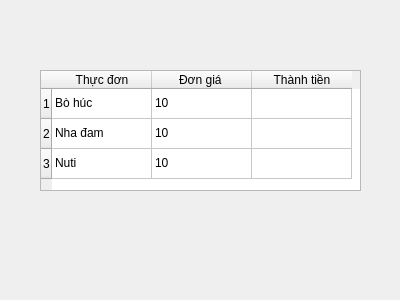
<?xml version="1.0" encoding="UTF-8"?>
<ui version="4.0">
 <class>Dialog</class>
 <widget class="QDialog" name="Dialog">
  <property name="geometry">
   <rect>
    <x>0</x>
    <y>0</y>
    <width>400</width>
    <height>300</height>
   </rect>
  </property>
  <property name="windowTitle">
   <string>Table</string>
  </property>
  <widget class="QWidget" name="verticalLayoutWidget">
   <property name="geometry">
    <rect>
     <x>40</x>
     <y>70</y>
     <width>321</width>
     <height>121</height>
    </rect>
   </property>
   <layout class="QVBoxLayout" name="verticalLayout">
    <item>
     <widget class="QTableWidget" name="tableWidget">
      <property name="minimumSize">
       <size>
        <width>158</width>
        <height>0</height>
       </size>
      </property>
      <property name="sizeAdjustPolicy">
       <enum>QAbstractScrollArea::AdjustToContents</enum>
      </property>
      <row>
       <property name="text">
        <string>1</string>
       </property>
      </row>
      <row>
       <property name="text">
        <string>2</string>
       </property>
      </row>
      <row>
       <property name="text">
        <string>3</string>
       </property>
      </row>
      <column>
       <property name="text">
        <string>Thực đơn</string>
       </property>
      </column>
      <column>
       <property name="text">
        <string>Đơn giá </string>
       </property>
      </column>
      <column>
       <property name="text">
        <string>Thành tiền</string>
       </property>
      </column>
      <item row="0" column="0">
       <property name="text">
        <string>Bò húc</string>
       </property>
      </item>
      <item row="0" column="1">
       <property name="text">
        <string>10</string>
       </property>
      </item>
      <item row="1" column="0">
       <property name="text">
        <string>Nha đam</string>
       </property>
      </item>
      <item row="1" column="1">
       <property name="text">
        <string>10</string>
       </property>
      </item>
      <item row="2" column="0">
       <property name="text">
        <string>Nuti</string>
       </property>
      </item>
      <item row="2" column="1">
       <property name="text">
        <string>10</string>
       </property>
      </item>
     </widget>
    </item>
   </layout>
  </widget>
 </widget>
 <resources/>
 <connections/>
</ui>
